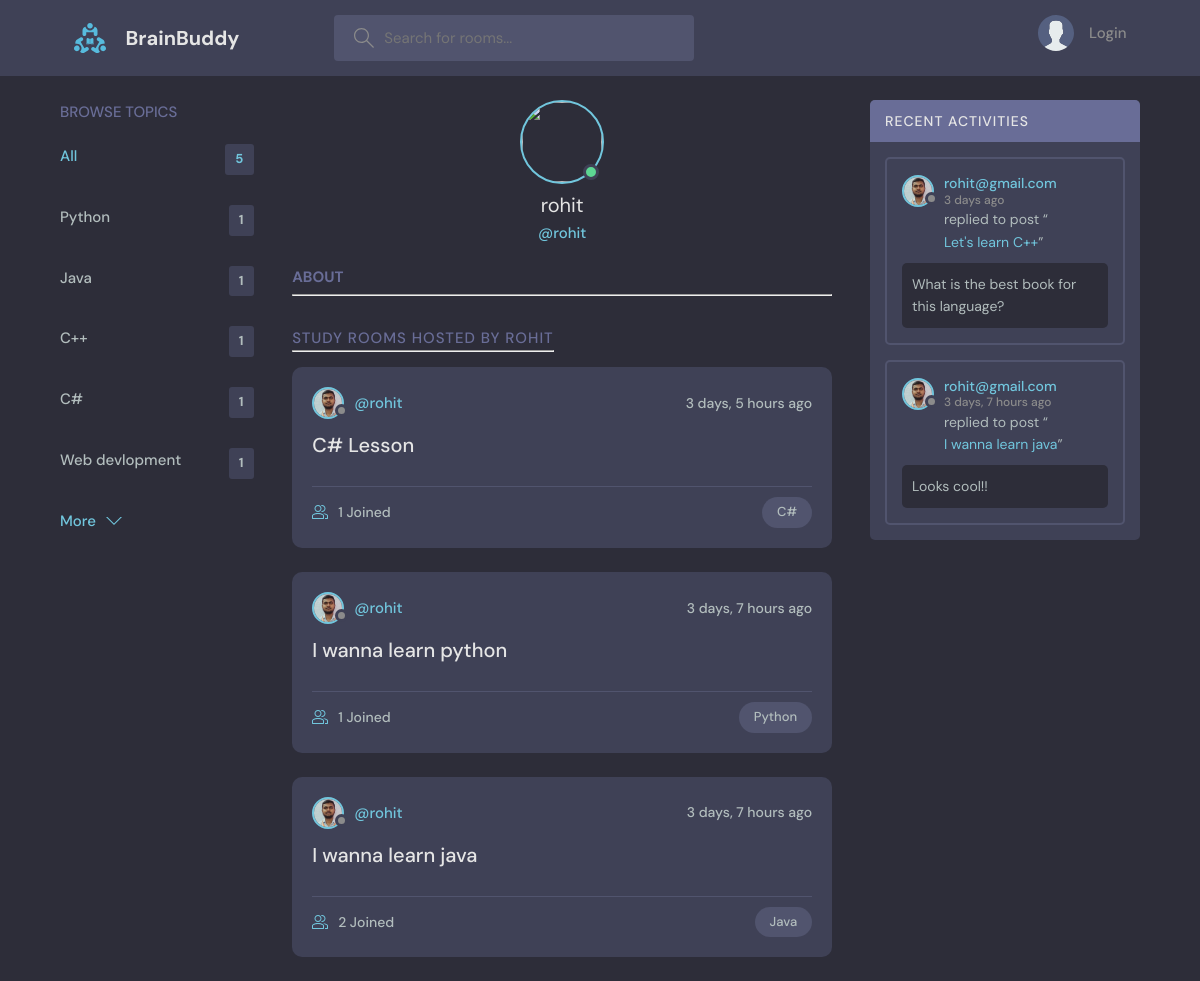
The app's page /profile/1/, older data.
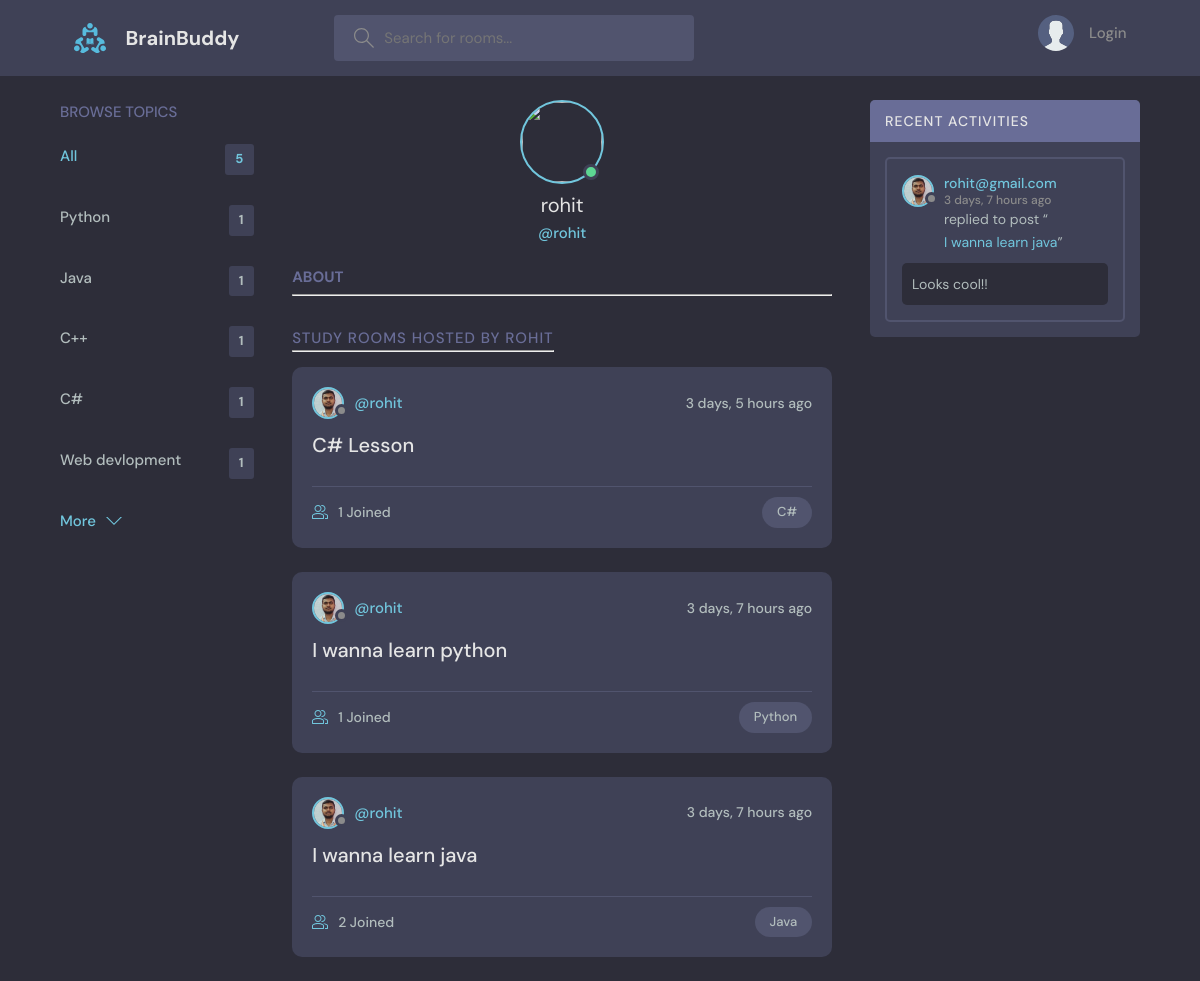
The same page, newer data.
### base/models.py (models this page shows, shortened)
class Topic(models.Model):
    name= models.CharField(max_length=200)

class Room(models.Model):
    host = models.ForeignKey(User,on_delete=models.SET_NULL,null=True)
    topic =  models.ForeignKey(Topic,on_delete=models.SET_NULL,null=True)
    name=models.CharField(max_length=200)
    description =models.TextField(null=True,blank=True)
    participants=models.ManyToManyField(User,related_name='participants',blank=True)
    updated = models.DateTimeField(auto_now=True)
    created = models.DateTimeField( auto_now_add=True)
    class Meta:
        ordering = ['-updated','-created']
    def __str__(self):
        return self.name

class User(AbstractUser):
    name = models.CharField(max_length=200,null=True)
    email = models.EmailField(unique=True,null=True)
    bio = models.TextField(null=True)
    avatar =models.ImageField(null=True,default="avatar.svg")
    USERNAME_FIELD = 'email'
    REQUIRED_FIELDS=[]

class Message(models.Model):
    user = models.ForeignKey(User,on_delete=models.CASCADE)
    room = models.ForeignKey(Room,on_delete=models.CASCADE)
    body = models.TextField()
    updated = models.DateTimeField(auto_now=True)
    created = models.DateTimeField( auto_now_add=True)
    class Meta:
        ordering = ['-updated','-created']

### base/views.py (the view)
# urls.py: path('profile/<str:pk>/',views.userProfile,name="user-profile"),
def userProfile(request,pk):
    user=User.objects.get(id=pk)
    rooms= user.room_set.all()
    room_messages = user.message_set.all()
    topics=Topic.objects.all()
    context={'user':user,"rooms":rooms,"room_messages":room_messages,"topics":topics}
    return render(request,'base/profile.html',context)

### base/templates/base/profile.html (shortened to what this page needs)
{% extends "main.html" %}
{% block content %}
  <main class="profile-page layout layout--3">
    <div class="container">
      {% include "base/topics_component.html" %}
      <div class="roomList">
        <div class="profile">
          <div class="profile__avatar">
            <div class="avatar avatar--large active">
              <img src="{{request.user.avatar.url}}" />
            </div>
          </div>
          <div class="profile__info">
            <h3>{{user.username}}</h3>
            <p>@{{user.username}}</p>
          </div>
          <div class="profile__about">
            <h3>About</h3>
            <hr>
          </div>
        </div>
        <div class="roomList__header">
          <div>
            <h2>Study Rooms Hosted by {{user.username}}</a>
              <hr>
            </h2>
          </div>
        </div>
        {% include "base/feed_component.html" %}
      </div>
      {% include "base/activity_compoment.html" %}
    </div>
  </main>
  {% endblock content %}

### base/templates/base/topics_component.html
<div class="topics">
    <div class="topics__header">
      <h2>Browse Topics</h2>
    </div>
    <ul class="topics__list">
      <li>
        <a href="{% url 'home' %}" class="active">All <span>{{topics.count}}</span></a>
      </li>
      {% for topic in topics  %}
      <li>
        <a href="{% url 'home' %}?q={{topic.name}}">{{topic.name}} <span>{{topic.room_set.all.count}}</span></a>
      </li>
      {% endfor %}
    </ul>
    <a class="btn btn--link" href="{% url 'topics' %}">
      More
      <svg version="1.1" xmlns="http://www.w3.org/2000/svg" width="32" height="32" viewBox="0 0 32 32">
        <title>chevron-down</title>
        <path d="M16 21l-13-13h-3l16 16 16-16h-3l-13 13z"></path>
      </svg>
    </a>
  </div>

### base/templates/base/feed_component.html (shortened to what this page needs)
{% for room in rooms %}
<div class="roomListRoom">
  <div class="roomListRoom__header">
    <a href="{% url 'user-profile' room.host.id %}" class="roomListRoom__author">
      <div class="avatar avatar--small">
        <img src="{{room.host.avatar.url}}" />
      </div>
      <span>@{{room.host.username}}</span>
    </a>
    <div class="roomListRoom__actions">
      <span>{{room.created|timesince}} ago</span>
    </div>
  </div>
  <div class="roomListRoom__content">
    <a href="{% url 'room' room.id %}">{{room.name}}</a>
  </div>
  <div class="roomListRoom__meta">
    <a href="{% url 'room' room.id %}" class="roomListRoom__joined">
      {{room.participants.all.count}} Joined
    </a>
    <p class="roomListRoom__topic">{{room.topic.name}}</p>
  </div>
</div>
{% endfor %}

### base/templates/base/activity_compoment.html (shortened to what this page needs)
<div class="activities">
    <div class="activities__header">
      <h2>Recent Activities</h2>
    </div>
    {% for message in room_messages  %}
    <div class="activities__box">
      <div class="activities__boxHeader roomListRoom__header">
        <a href='{% url "user-profile" message.user.id %}' class="roomListRoom__author">
          <div class="avatar avatar--small">
            <img src="{{message.user.avatar.url}}" />
          </div>
          <p>
            {{message.user}}
            <span>{{message.created|timesince}}  ago</span>
          </p>
        </a>
      </div>
      <div class="activities__boxContent">
        <p>replied to post “<a href='{% url "room" message.room.id %}'>{{message.room}}</a>”</p>
        <div class="activities__boxRoomContent">
          {{message.body}}
        </div>
      </div>
    </div>
{% endfor %}
  </div>

Row changes from the older to the newer data that the page shows:
removed Message: user.avatar (picture), user "rohit@gmail.com", created "3 days", room "Let's learn C++", body "What is the best book for this language?"
